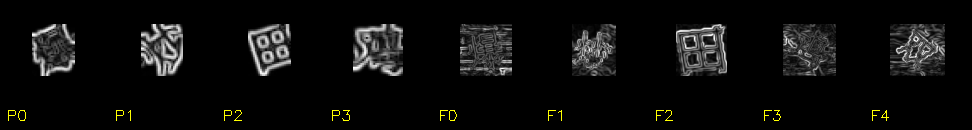
#> input picture js_reverse_cache/tasks/bili-gt3-solver/cache/eval_grad2.png, 972 x 130 px
$ python -i eval_grad2.py   (imports and definitions only)   (older library calls are emulated)
#> lines starting #> are read from the running program, lines starting #| are printed output that depends on the picture
#> further down, picture is the input picture: shape (130, 972, 3); mean B, G, R 12.8, 13.7, 13.7
"""Glyph matching v2: centroid-normalised gradient maps + translation-tolerant NCC.

Fixes the 0/0 problem of the first attempt: the search canvas was zero-padded, so a
window that was entirely padding had zero variance and TM_CCOEFF_NORMED produced
NaN/1.0.  Here both glyphs are first cropped to their strong-gradient bounding box,
scaled to a common height and pasted centred into a fixed canvas, so the template is
always strictly smaller than the search image and no padding window is ever constant.
"""
from __future__ import annotations

import json
import pathlib
import sys

import cv2
import numpy as np

from gt3_click_solve_v10 import is_cjk, ocr, prompt_card

TASK = pathlib.Path(__file__).resolve().parent
OUT = 96          # canvas size for the search image
TPL_H = 52        # template height
ANG = list(range(0, 360, 5))
SCALES = (0.8, 0.9, 1.0, 1.12, 1.25)


def grad_mag(bgr: np.ndarray) -> np.ndarray:
    gray = cv2.cvtColor(bgr, cv2.COLOR_BGR2GRAY) if bgr.ndim == 3 else bgr
    g = cv2.GaussianBlur(gray, (3, 3), 0)
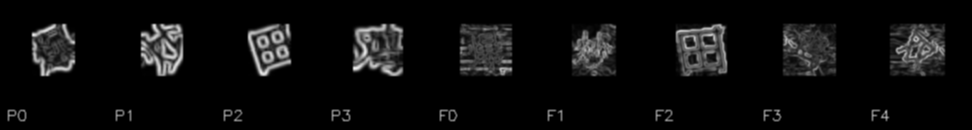
#> g: shape (130, 972); min 0, max 240, mean 13.6
    gx = cv2.Sobel(g, cv2.CV_32F, 1, 0, ksize=3)
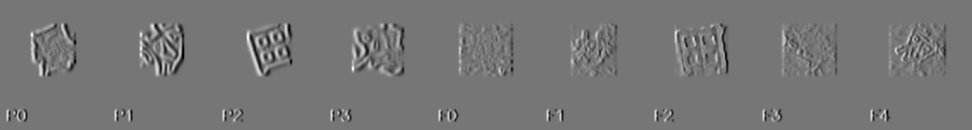
#> gx: shape (130, 972) float32; min -595, max 684, mean 0; drawn with min black and max white
    gy = cv2.Sobel(g, cv2.CV_32F, 0, 1, ksize=3)
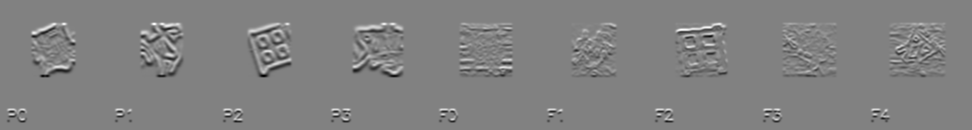
#> gy: shape (130, 972) float32; min -660, max 641, mean 0; drawn with min black and max white
    return cv2.magnitude(gx, gy)
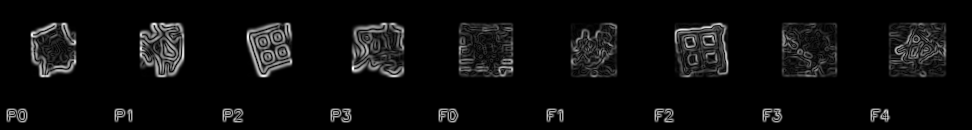
#> returned value: shape (130, 972) float32; min 0, max 684.2, mean 34.3; drawn with min black and max white


def norm_canvas(bgr: np.ndarray, canvas: int = OUT, tpl_h: int = TPL_H) -> np.ndarray:
    """Gradient map -> bbox of strong gradient -> scaled -> centred on a canvas."""
    m = grad_mag(bgr)
    if m.size == 0:
        return np.zeros((canvas, canvas), np.float32)
    thr = float(m.mean() + 0.8 * m.std())
#> thr = 104.7
    ys, xs = np.where(m > thr)
#> ys = 14982 values from 22 to 122; xs = 14982 values, max 946 at index 6996, min 6 at index 13419, mean 460.8
    if len(xs) < 4:
        ys, xs = np.where(m > m.mean())
    if len(xs) < 4:
        return np.zeros((canvas, canvas), np.float32)
    y0, y1 = int(ys.min()), int(ys.max()) + 1
#> y0 = 22; y1 = 123
    x0, x1 = int(xs.min()), int(xs.max()) + 1
#> x0 = 6; x1 = 947
    crop = m[y0:y1, x0:x1]
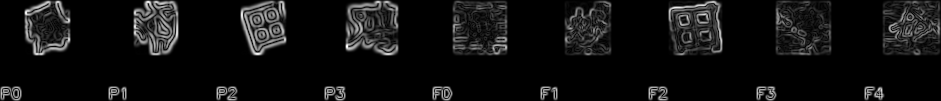
#> crop: shape (101, 941) float32; min 0, max 684.2, mean 45.6; drawn with min black and max white
    s = tpl_h / max(1, crop.shape[0])
#> s = 0.515
    small = cv2.resize(crop, (max(2, int(round(crop.shape[1] * s))), tpl_h), interpolation=cv2.INTER_AREA)
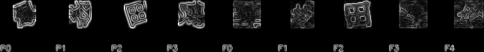
#> small: shape (52, 484) float32; min 0, max 641.7, mean 45.6; drawn with min black and max white
    out = np.zeros((canvas, canvas), np.float32)
    oy = max(0, (canvas - small.shape[0]) // 2)
#> oy = 22
    ox = max(0, (canvas - small.shape[1]) // 2)
#> ox = 0
    h = min(small.shape[0], canvas - oy); w = min(small.shape[1], canvas - ox)
#> after `h = min(small.shape[0], canvas - oy)`: h = 52
#> after `w = min(small.shape[1], canvas - ox)`: w = 96
    out[oy:oy + h, ox:ox + w] = small[:h, :w]
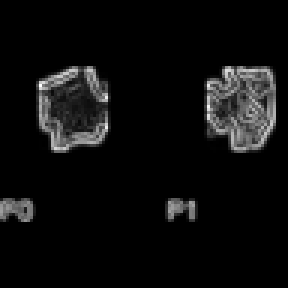
#> out: shape (96, 96) float32 (shown 3 times larger); min 0, max 594.1, mean 31.1; drawn with min black and max white
    return out


# [95 lines left out: functions rot, ncc, prompt_cells, main, not called in this run]


# [2 lines not run here, left out]

>>> import cv2
>>> picture = cv2.imread('cache/eval_grad2.png')
>>> result = norm_canvas(picture)
